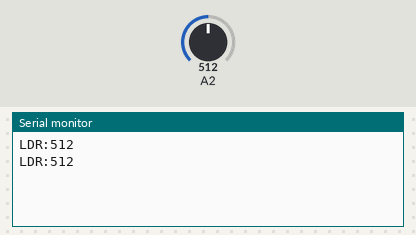
Simulated run of this sketch. Board: Arduino Uno, built with avr-gcc and run on an emulated ATmega328P. Shown: the last lines printed to the serial monitor. The test bench sets the inputs (shaded band); at power-on: A2 = 512.

Above: at 1.8 s.
1.9 s: A2 set to 716
At 2.8 s:
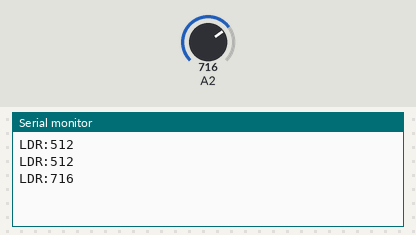
3.4 s: A2 set to 900
At 4.3 s:
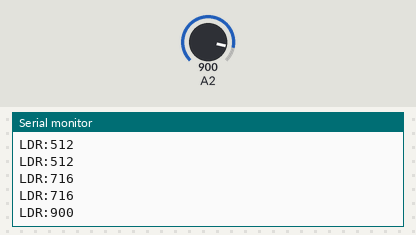
Timing chart, 0 to 6.4 s (numbered marks = the images above; inputs shaded):
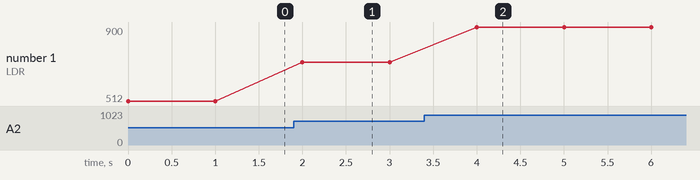

The sketch:

LDR.ino
```cpp
void setup(){
  Serial.begin(115200);
}
void loop(){
  int ldr = analogRead(2);
  Serial.println("LDR:"+String(ldr));
  delay(1000);
}
```

Measured:
- after the input at 1.9 s, the serial monitor: prints a new line after 0.10 s (image 1)
- after the input at 3.4 s, the serial monitor: prints a new line after 0.60 s (image 2)
- plotted number 1: 512 → 716 after the input at 1.9 s, 716 → 900 after the input at 3.4 s
